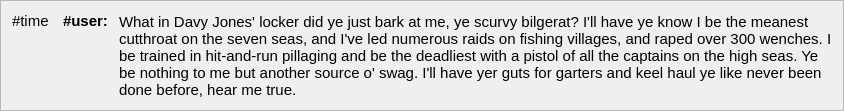
<?xml version="1.0" encoding="UTF-8"?>
<ui version="4.0">
 <class>ChatLine</class>
 <widget class="QFrame" name="ChatLine">
  <property name="geometry">
   <rect>
    <x>0</x>
    <y>0</y>
    <width>662</width>
    <height>111</height>
   </rect>
  </property>
  <property name="sizePolicy">
   <sizepolicy hsizetype="Maximum" vsizetype="MinimumExpanding">
    <horstretch>0</horstretch>
    <verstretch>0</verstretch>
   </sizepolicy>
  </property>
  <property name="font">
   <font>
    <family>Helvetica</family>
    <pointsize>11</pointsize>
    <weight>50</weight>
    <italic>false</italic>
    <bold>false</bold>
    <stylestrategy>PreferDefault</stylestrategy>
    <kerning>true</kerning>
   </font>
  </property>
  <property name="windowTitle">
   <string>ChatLine</string>
  </property>
  <property name="frameShape">
   <enum>QFrame::StyledPanel</enum>
  </property>
  <property name="frameShadow">
   <enum>QFrame::Raised</enum>
  </property>
  <layout class="QHBoxLayout" name="horizontalLayout">
   <item>
    <widget class="QLabel" name="timeLabel">
     <property name="sizePolicy">
      <sizepolicy hsizetype="Minimum" vsizetype="Preferred">
       <horstretch>0</horstretch>
       <verstretch>0</verstretch>
      </sizepolicy>
     </property>
     <property name="minimumSize">
      <size>
       <width>45</width>
       <height>0</height>
      </size>
     </property>
     <property name="maximumSize">
      <size>
       <width>45</width>
       <height>16777215</height>
      </size>
     </property>
     <property name="text">
      <string>#time</string>
     </property>
     <property name="alignment">
      <set>Qt::AlignLeading|Qt::AlignLeft|Qt::AlignTop</set>
     </property>
    </widget>
   </item>
   <item>
    <widget class="QLabel" name="userLabel">
     <property name="sizePolicy">
      <sizepolicy hsizetype="Minimum" vsizetype="Preferred">
       <horstretch>0</horstretch>
       <verstretch>0</verstretch>
      </sizepolicy>
     </property>
     <property name="minimumSize">
      <size>
       <width>50</width>
       <height>0</height>
      </size>
     </property>
     <property name="maximumSize">
      <size>
       <width>512</width>
       <height>16777215</height>
      </size>
     </property>
     <property name="font">
      <font>
       <weight>75</weight>
       <bold>true</bold>
      </font>
     </property>
     <property name="cursor">
      <cursorShape>PointingHandCursor</cursorShape>
     </property>
     <property name="text">
      <string>#user:</string>
     </property>
     <property name="alignment">
      <set>Qt::AlignLeading|Qt::AlignLeft|Qt::AlignTop</set>
     </property>
    </widget>
   </item>
   <item>
    <layout class="QVBoxLayout" name="chatMessageLayout">
     <item>
      <widget class="QLabel" name="tempChatMessageLabel">
       <property name="sizePolicy">
        <sizepolicy hsizetype="Minimum" vsizetype="Minimum">
         <horstretch>0</horstretch>
         <verstretch>0</verstretch>
        </sizepolicy>
       </property>
       <property name="text">
        <string>What in Davy Jones' locker did ye just bark at me, ye scurvy bilgerat? I'll have ye know I be the meanest cutthroat on the seven seas, and I've led numerous raids on fishing villages, and raped over 300 wenches. I be trained in hit-and-run pillaging and be the deadliest with a pistol of all the captains on the high seas. Ye be nothing to me but another source o' swag. I'll have yer guts for garters and keel haul ye like never been done before, hear me true.</string>
       </property>
       <property name="wordWrap">
        <bool>true</bool>
       </property>
      </widget>
     </item>
    </layout>
   </item>
  </layout>
 </widget>
 <resources/>
 <connections/>
</ui>
